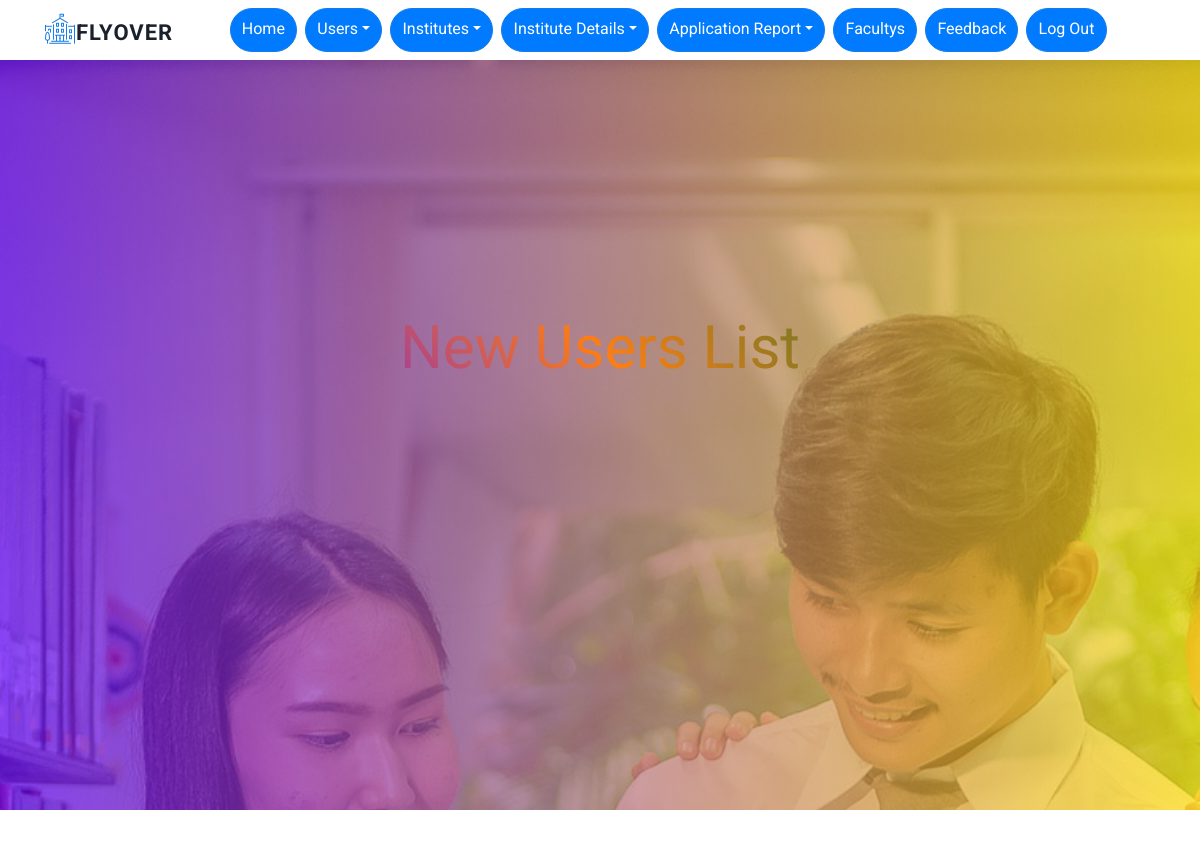
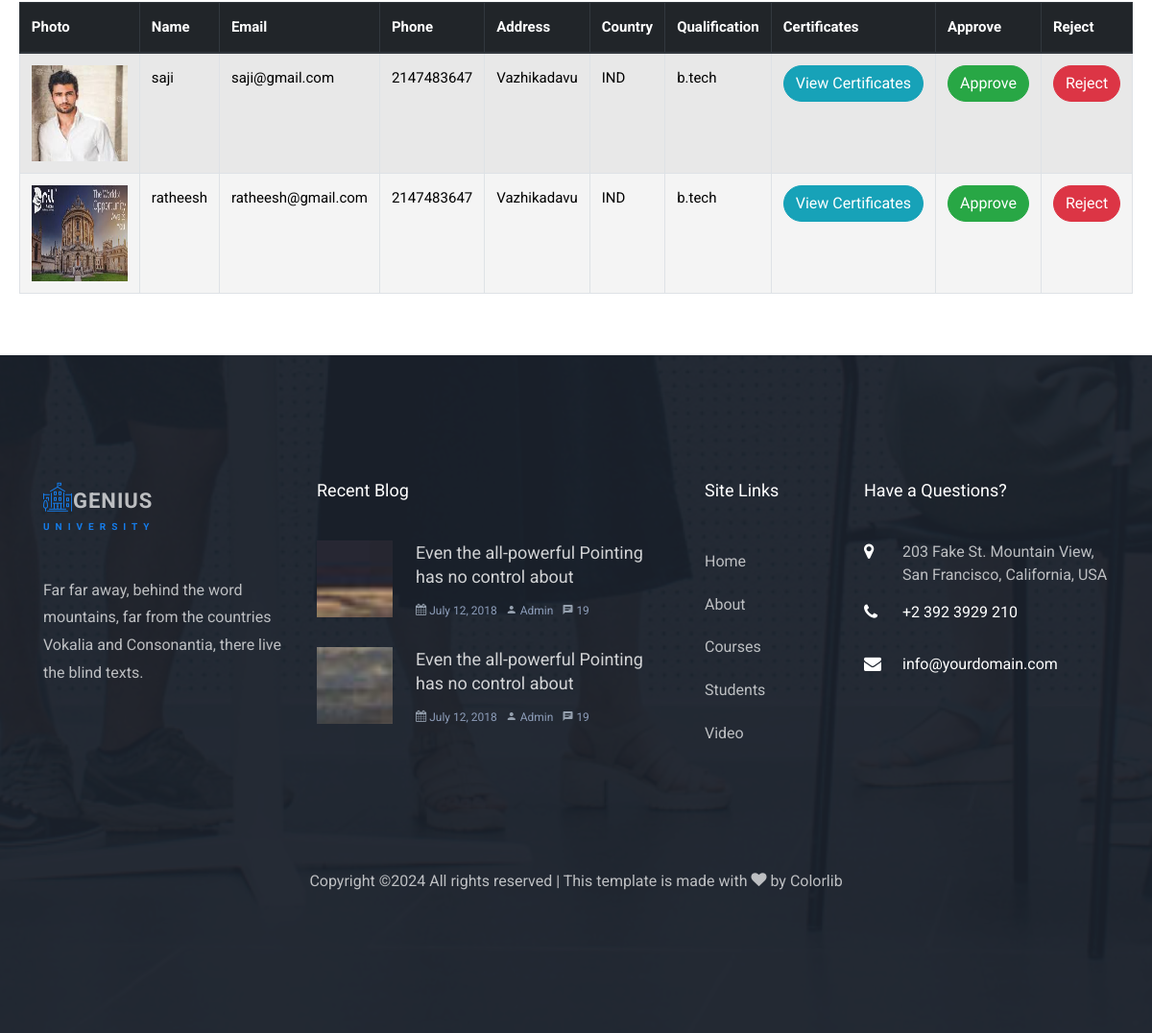
Screenshot of /admin/view_new_users.php with the database file from the repository (2 pictures, top to bottom).
### tables this page shows
CREATE TABLE `user_registration` (
  `user_reg_id` int(30) NOT NULL,
  `name` varchar(100) NOT NULL,
  `address` varchar(200) NOT NULL,
  `email` varchar(100) NOT NULL,
  `photo` varchar(100) NOT NULL,
  `certificate` varchar(100) NOT NULL,
  `qualification` varchar(100) NOT NULL,
  `nation` varchar(100) NOT NULL,
  `phone` varchar(100) NOT NULL,
  `login_id` int(30) NOT NULL
);

### admin/view_new_users.php (the view, shortened to what this page needs)
<?php
include 'header.php';
?>
<body>
    <div class="hero-wrap" style="background-image: url('../assets/images/bg_1.jpg'); background-attachment:fixed;">
        <div class="overlay"></div>
        <div class="container">
            <div class="row no-gutters slider-text align-items-center justify-content-center" data-scrollax-parent="true">
                <div class="col-md-8 ftco-animate text-center">
                    <h1 class="mb-4">New Users List</h1>
                </div>
            </div>
        </div>
    </div>
    <div class="container my-5 gray-bg">
        <div class="row justify-content-center">
            <table class="table table-bordered table-hover table-striped">
                <thead class="thead-dark">
                    <tr>
                        <th>Photo</th>
                        <th>Name</th>
                        <th>Email</th>
                        <th>Phone</th>
                        <th>Address</th>
                        <th>Country</th>
                        <th>Qualification</th>
                        <th>Certificates</th>
                        <th>Approve</th>
                        <th>Reject</th>
                    </tr>
                </thead>
                <tbody>
                    <?php
                    include '../config.php';
                    $query = "SELECT r.*, l.status FROM user_registration r JOIN login l ON r.login_id = l.login_id WHERE l.status ='0'";
                    $result = mysqli_query($con, $query);
                    if ($result->num_rows > 0) {
                        while ($row = $result->fetch_assoc()) {
                            echo "<tr>";
                            echo "<td><img style='width:100px;height:100px' src='../upload/" . htmlspecialchars($row['photo']) . "' alt='User Photo'></td>";
                            echo "<td>" . htmlspecialchars($row['name']) . "</td>";
                            echo "<td>" . htmlspecialchars($row['email']) . "</td>";
                            echo "<td>" . htmlspecialchars($row['phone']) . "</td>";
                            echo "<td>" . htmlspecialchars($row['address']) . "</td>";
                            echo "<td>" . htmlspecialchars($row['nation']) . "</td>";
                            echo "<td>" . htmlspecialchars($row['qualification']) . "</td>";
                            echo "<td><button class='btn btn-info view-certificates' data-id='" . $row['user_reg_id'] . "'>View Certificates</button></td>";
                            echo "<td><a href='approve_user.php?id=" . $row['login_id'] . "' class='btn btn-success'>Approve</a></td>";
                            echo "<td><a href='reject_user.php?id=" . $row['login_id'] . "' class='btn btn-danger'>Reject</a></td>";
                            echo "</tr>";
                        }
                    } else {
                        echo "<tr><td colspan='10' class='text-center'>No Users Found</td></tr>";
                    }
                    ?>
                </tbody>
            </table>
        </div>
    </div>
    <?php
    include 'footer.php';
    ?>
</body>
</html>

### admin/view_new_users.php (style rules this page uses)
.table { background-color: rgba(200, 200, 200, 0.2); color: #000; }
.thead-dark th { background-color: #343a40; color: #fff; }

### rows the page displays
user_registration: photo (picture), name "saji", email "saji@gmail.com", phone "2147483647", address "Vazhikadavu", nation "IND", qualification "b.tech"
user_registration: photo (picture), name "ratheesh", email "ratheesh@gmail.com", phone "2147483647", address "Vazhikadavu", nation "IND", qualification "b.tech"
